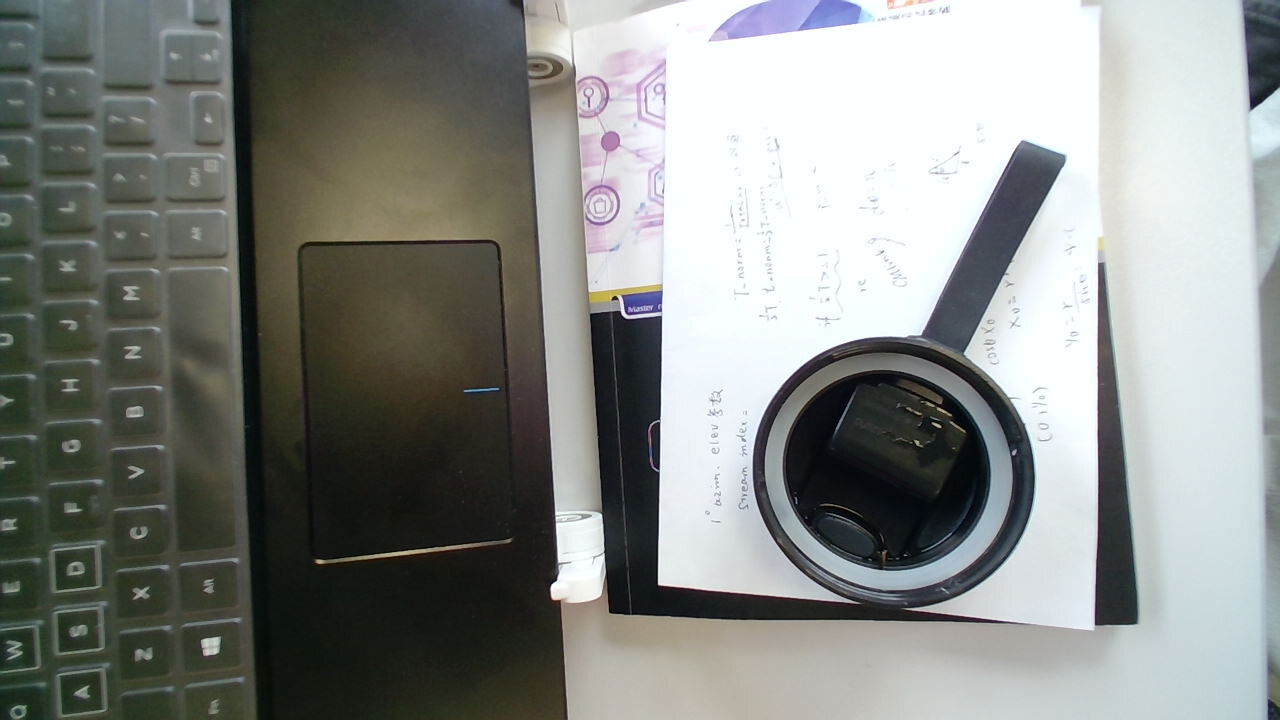
#> input picture images/circle.jpg, 1280 x 720 px
$ python demo_hough_circle.py
#> lines starting #> are read from the running program, lines starting #| are printed output that depends on the picture
# -*- coding: utf-8 -*-
#找出圆形物体在图形中,测试是否能够找到图中的圆形盖

import cv2 as cv

import numpy as np

import matplotlib.pyplot as plt

img = cv.imread("../images/circle.jpg",0)
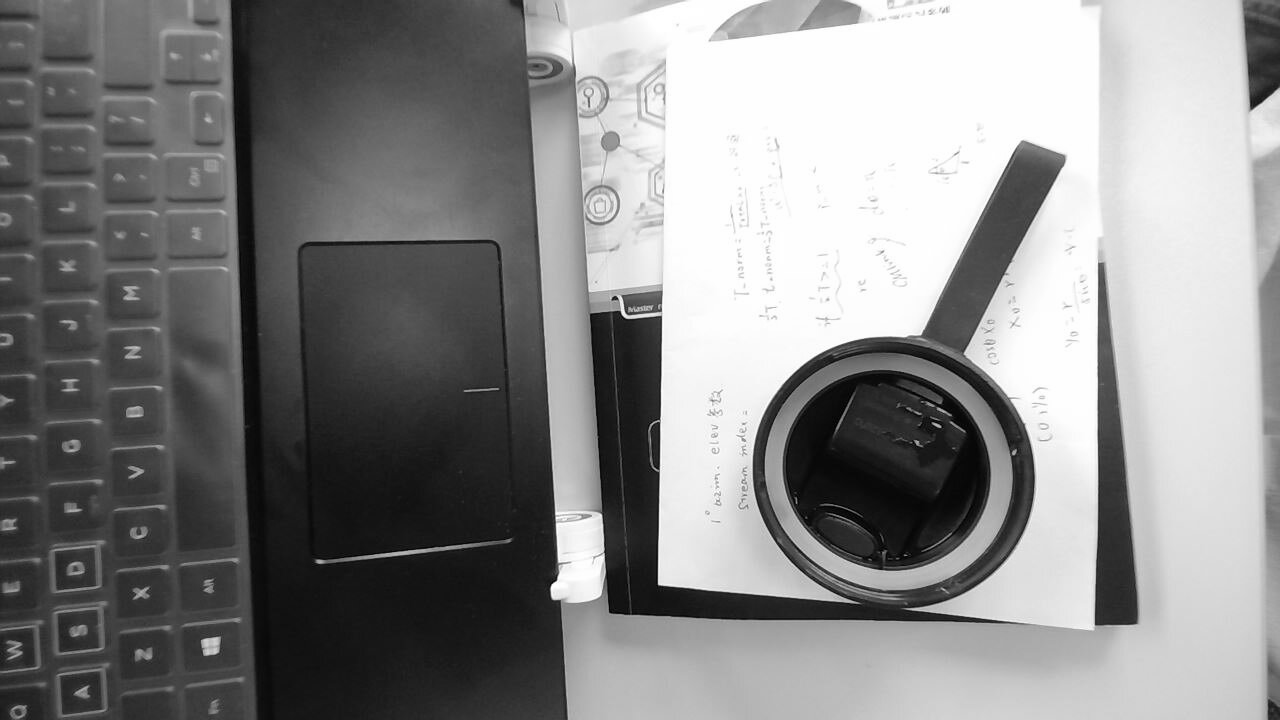
#> img: shape (720, 1280); min 0, max 255, mean 135.8

imgo = cv.imread("../images/circle.jpg",-1)
#> imgo is the input picture: shape (720, 1280, 3); mean B, G, R 133.7, 137.1, 134
o = cv.cvtColor(imgo, cv.COLOR_BGR2RGB)
oshow = o.copy()
img = cv.medianBlur(img,5)
circles = cv.HoughCircles(img,cv.HOUGH_GRADIENT,1,300,
param1 = 50, param2 = 30, minRadius=100, maxRadius=200)
#> circles = [[886.5, 478.5, 125.5], [128.5, 390.5, 181.8], [718.5, 157.5, 138.6]]

circles = np.uint16(np.around(circles))
#> circles = [[886, 478, 126], [128, 390, 182], [718, 158, 139]]
for i in circles[0,:]:
	cv.circle(o, (i[0],i[1]), i[2], (255,0,0),12)
	cv.circle(o, (i[0],i[1]), 2, (255,0,0),12)
#> this loop made 3 passes
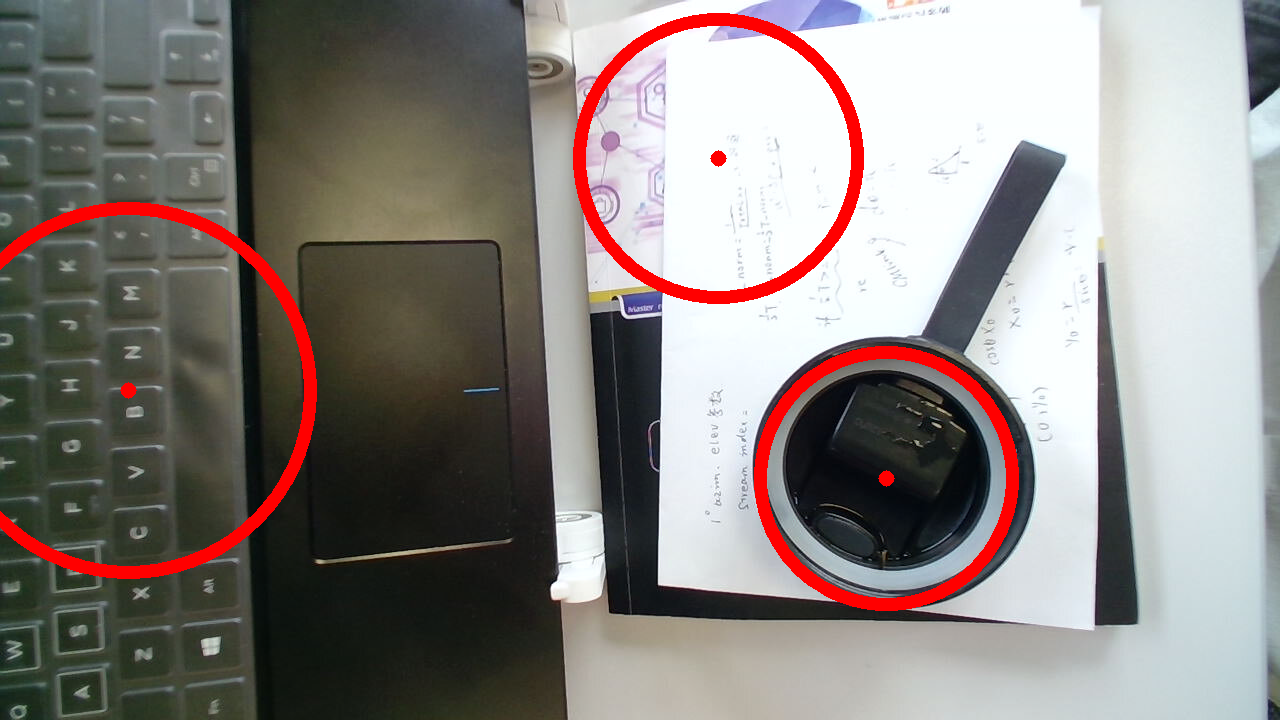
#> o: shape (720, 1280, 3); mean R, G, B 138.6, 132.5, 129
plt.subplot(121)
plt.imshow(oshow)
plt.axis('off')
plt.subplot(122)
plt.imshow(o)
plt.axis('off')
plt.show()
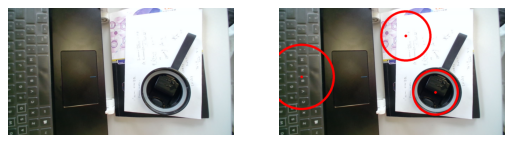
#> figure drawn by matplotlib, 2 panels

$ run again, with images/Picture1.jpg copied over images/circle.jpg
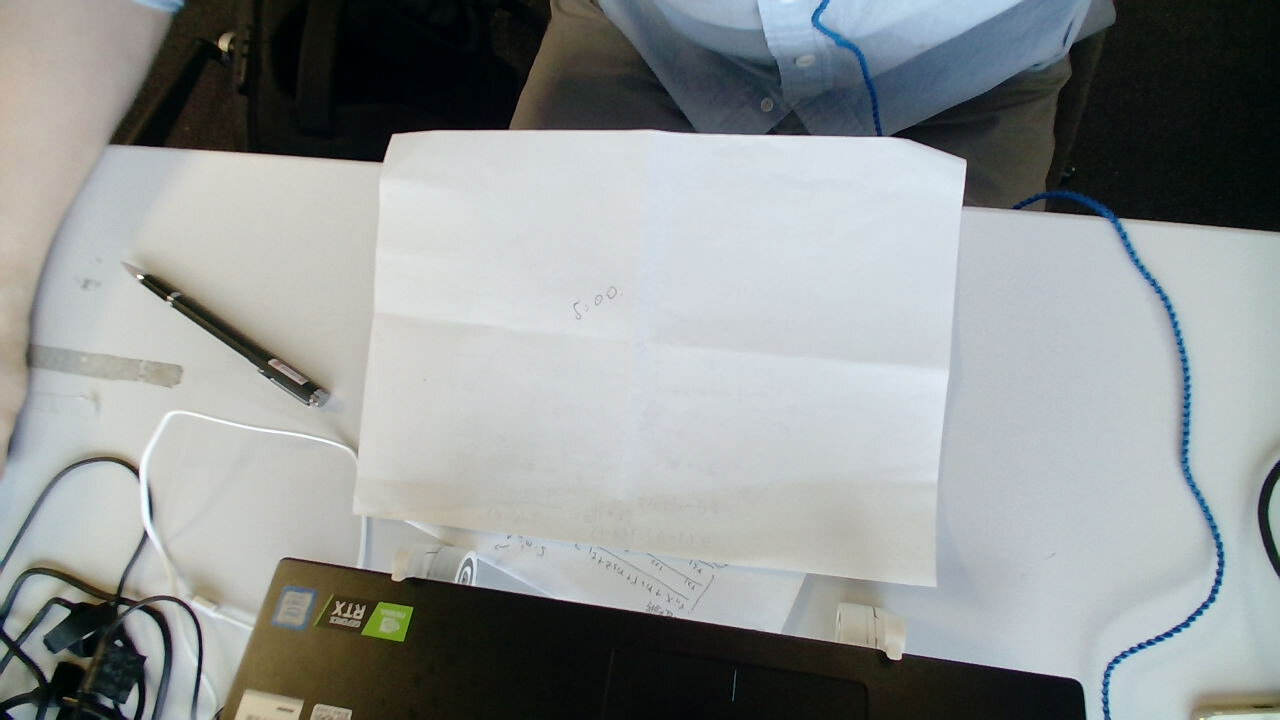
#> input picture images/Picture1.jpg, 1280 x 720 px
#> imgo is the input picture: shape (720, 1280, 3); mean B, G, R 148.1, 148.5, 144.1
#> `circles = cv.HoughCircles(img,cv.HOUGH_GRADIENT,1,300, param1 = 50, pa..`: circles = [[179.5, 522.5, 181.8]]
#> `circles = np.uint16(np.around(circles))`: circles = [[180, 522, 182]]
#> the loop `for i in circles[0,:]:` made 1 pass
#> after the loop `for i in circles[0,:]:`:
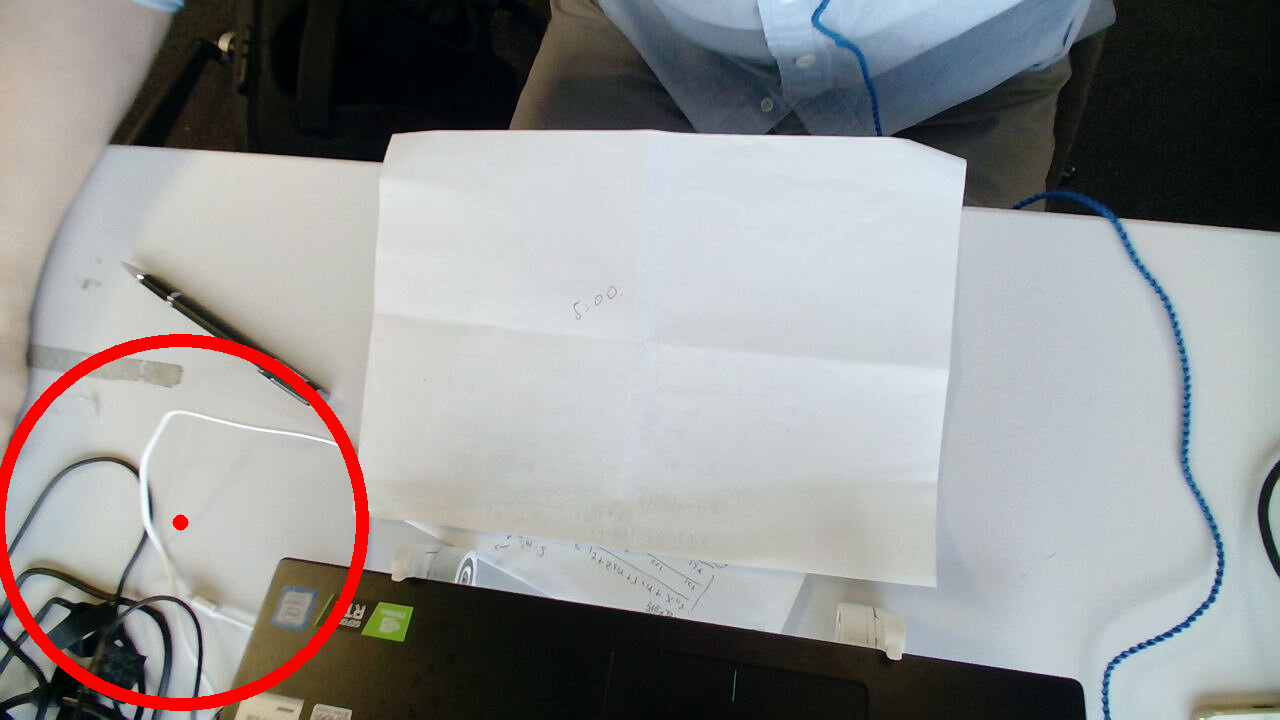
#> o: shape (720, 1280, 3); mean R, G, B 146, 146.3, 146.1
#> `plt.show()`:
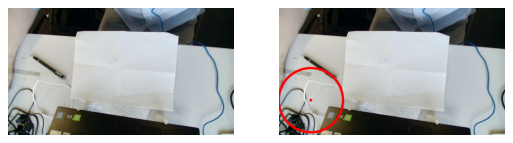
#> figure drawn by matplotlib, 2 panels

$ run again, with images/building.jpg copied over images/circle.jpg
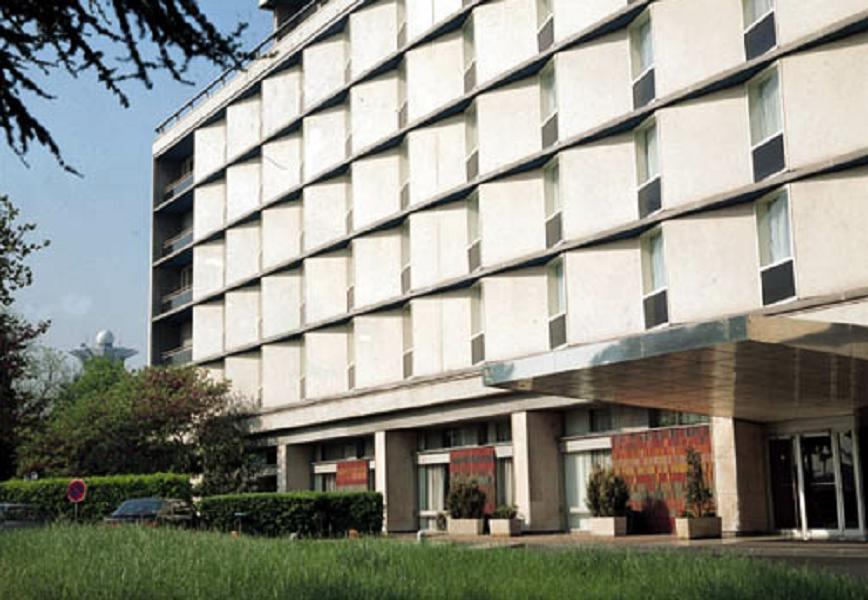
#> input picture images/building.jpg, 868 x 600 px
#> imgo is the input picture: shape (600, 868, 3); mean B, G, R 133.7, 143.6, 142.9
#> `circles = cv.HoughCircles(img,cv.HOUGH_GRADIENT,1,300, param1 = 50, pa..`: circles = [[369.5, 306.5, 198.3], [689.5, 454.5, 133.3], [105.5, 479.5, 111.4], [108.5, 141.5, 119.1]]
#> `circles = np.uint16(np.around(circles))`: circles = [[370, 306, 198], [690, 454, 133], [106, 480, 111], [108, 142, 119]]
#> the loop `for i in circles[0,:]:` made 4 passes
#> after the loop `for i in circles[0,:]:`:
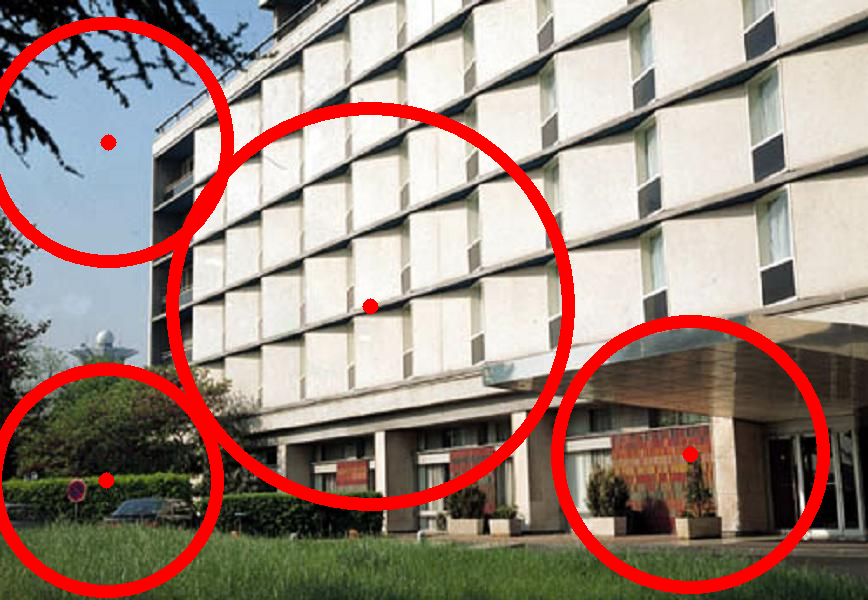
#> o: shape (600, 868, 3); mean R, G, B 155.2, 134.3, 125.3
#> `plt.show()`:
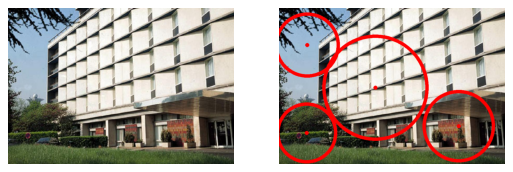
#> figure drawn by matplotlib, 2 panels
